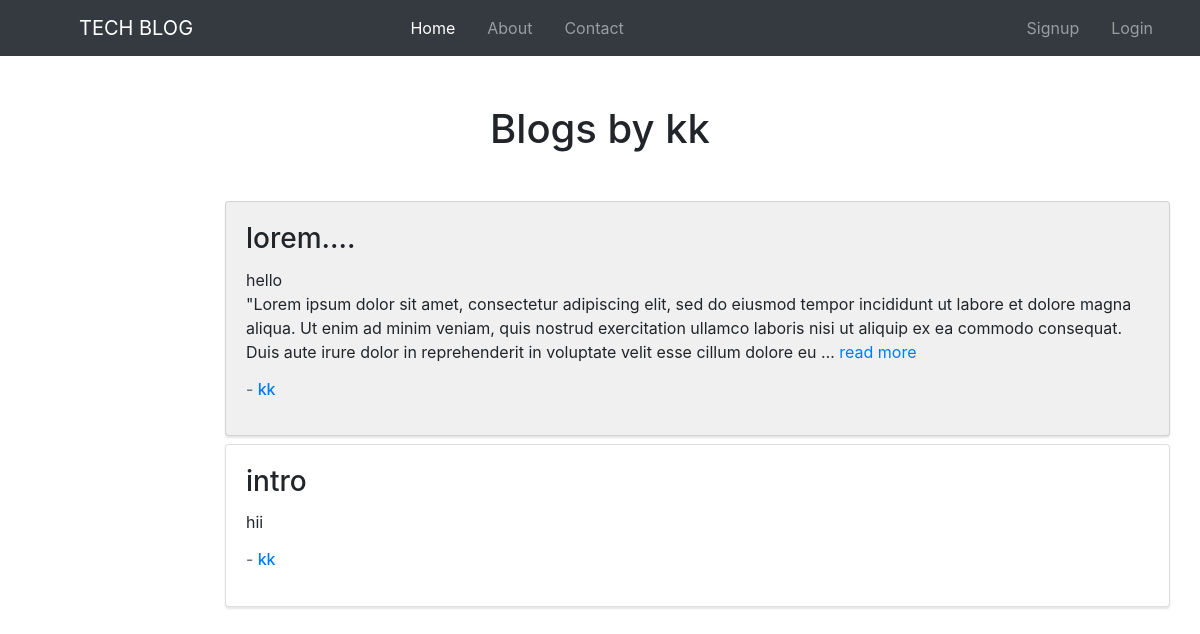
/author/2/, run on the app's committed database.
### blog/models.py (models this page shows, shortened)
class Author(models.Model):
    user = models.OneToOneField(User, on_delete=models.CASCADE)
    name = models.CharField(max_length=100)
    email = models.EmailField(unique=True)

class Blog(models.Model):
    title = models.CharField(max_length=200)
    cont = models.TextField()
    author = models.ForeignKey(Author, on_delete=models.CASCADE, related_name='blogs')

### blog/views.py (the view)
# urls.py: path('author/<int:author_id>/', views.author_blogs, name='author_blogs'),
def author_blogs(request, author_id):
    author = get_object_or_404(Author, pk=author_id)
    blogs = author.blogs.all()
    return render(request, 'blog/author_blogs.html', {'author': author, 'blogs': blogs})

### blog/templates/blog/author_blogs.html (shortened to what this page needs)
{% extends 'blog/base.html' %}
{% load static %}
{% block content %}
<div class="">
    <h1 class="text-center m-5 mb-4"> Blogs by {{ author.user }} </h1>
    <div class="row">
        <div class="col-md-10 offset-md-2">
            {% for blog in blogs %}
                <div class="card mb-2 {% cycle 'bg-gray' 'bg-white' %} " style="box-shadow: 0 2px 2px rgba(0, 0, 0, 0.1);">
                    <div class="card-body">
                        <h3 class="card-title">{{ blog.title }}</h3>
                        {% if blog.cont|truncatewords_html:50|linebreaksbr != blog.cont|linebreaksbr %}
                            <p class="card-text">{{ blog.cont|truncatewords_html:50|linebreaksbr }} <a href="{% url 'blog_detail' pk=blog.pk %}" class="card-link">read more</a></p>
                        {% else %}
                            <p class="card-text">{{ blog.cont|linebreaksbr }}</p>
                        {% endif %}
                        <p class="card-text "><h6 class="text-muted"> - <a href="{% url 'author_blogs' author_id=blog.author.pk %}">{{ blog.author.user }}</a></h6></p>
                    </div>
                </div>
            {% endfor %}
        </div>
    </div>
</div>
{% endblock content %}

### blog/static/blog/css/style.css (style rules this page uses)
.bg-white { background-color: #FFFFFF; }
.bg-gray { background-color: #F0F0F0; }

### data on the page
Author: user "kk"
Blog: title "lorem....", cont "hello \"Lorem ipsum dolor sit amet, consectetur adipiscing elit, sed do eiusmod tempor incididunt ut labore et dolore magna aliqua. Ut enim ad minim veniam, quis nostrud exercitation ullamco laboris nisi ut aliquip ex ea commodo consequat. Duis aute irure dolor in reprehenderit in voluptate velit esse cillum dolore eu …", author.user "kk"
Blog: title "intro", cont "hii", author.user "kk"
